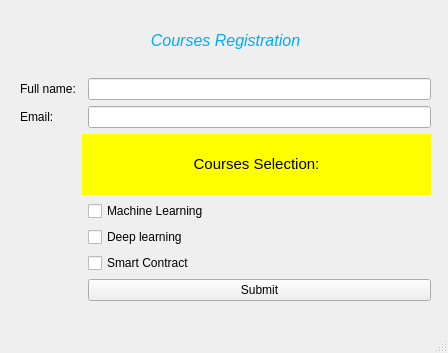
<?xml version="1.0" encoding="UTF-8"?>
<ui version="4.0">
 <class>MainWindow</class>
 <widget class="QMainWindow" name="MainWindow">
  <property name="geometry">
   <rect>
    <x>0</x>
    <y>0</y>
    <width>448</width>
    <height>353</height>
   </rect>
  </property>
  <property name="windowTitle">
   <string>MainWindow</string>
  </property>
  <widget class="QWidget" name="centralwidget">
   <widget class="QWidget" name="gridLayoutWidget">
    <property name="geometry">
     <rect>
      <x>20</x>
      <y>10</y>
      <width>411</width>
      <height>291</height>
     </rect>
    </property>
    <layout class="QGridLayout" name="gridLayout">
     <item row="8" column="2">
      <widget class="QPushButton" name="submitbutton">
       <property name="text">
        <string>Submit</string>
       </property>
      </widget>
     </item>
     <item row="7" column="2">
      <widget class="QCheckBox" name="smart_contract">
       <property name="text">
        <string>Smart Contract</string>
       </property>
      </widget>
     </item>
     <item row="3" column="0">
      <widget class="QLabel" name="label_4">
       <property name="text">
        <string>Email:</string>
       </property>
      </widget>
     </item>
     <item row="5" column="2">
      <widget class="QCheckBox" name="machine_learning">
       <property name="text">
        <string>Machine Learning</string>
       </property>
      </widget>
     </item>
     <item row="1" column="2">
      <widget class="QLineEdit" name="Full_name"/>
     </item>
     <item row="6" column="2">
      <widget class="QCheckBox" name="deep_learning">
       <property name="text">
        <string>Deep learning</string>
       </property>
      </widget>
     </item>
     <item row="3" column="2">
      <widget class="QLineEdit" name="email"/>
     </item>
     <item row="1" column="0">
      <widget class="QLabel" name="label_3">
       <property name="text">
        <string>Full name:</string>
       </property>
      </widget>
     </item>
     <item row="0" column="0" colspan="3">
      <widget class="QLabel" name="label_2">
       <property name="text">
        <string>&lt;html&gt;&lt;head/&gt;&lt;body&gt;&lt;p align=&quot;center&quot;&gt;&lt;span style=&quot; font-size:12pt; font-style:italic; color:#00aaff;&quot;&gt;Courses Registration&lt;/span&gt;&lt;/p&gt;&lt;/body&gt;&lt;/html&gt;</string>
       </property>
      </widget>
     </item>
     <item row="4" column="1" colspan="2">
      <widget class="QLabel" name="label">
       <property name="styleSheet">
        <string notr="true">background-color: yellow</string>
       </property>
       <property name="text">
        <string>&lt;html&gt;&lt;head/&gt;&lt;body&gt;&lt;p align=&quot;center&quot;&gt;&lt;span style=&quot; font-size:11pt;&quot;&gt;Courses Selection:&lt;/span&gt;&lt;/p&gt;&lt;/body&gt;&lt;/html&gt;</string>
       </property>
      </widget>
     </item>
    </layout>
   </widget>
  </widget>
  <widget class="QMenuBar" name="menubar">
   <property name="geometry">
    <rect>
     <x>0</x>
     <y>0</y>
     <width>448</width>
     <height>26</height>
    </rect>
   </property>
  </widget>
  <widget class="QStatusBar" name="statusbar"/>
 </widget>
 <resources/>
 <connections/>
</ui>
